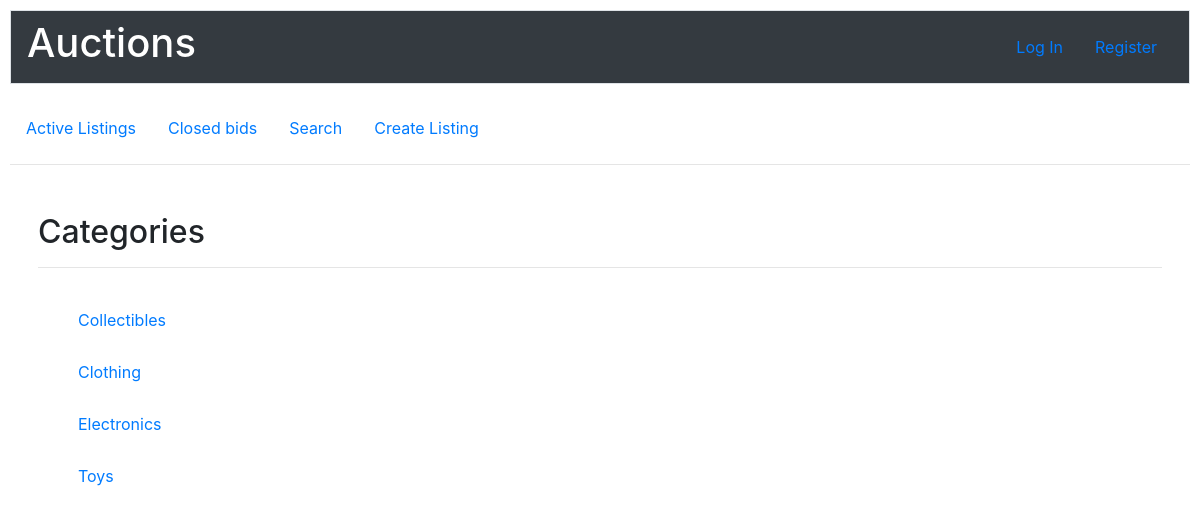
The page /search on the database as committed earlier.
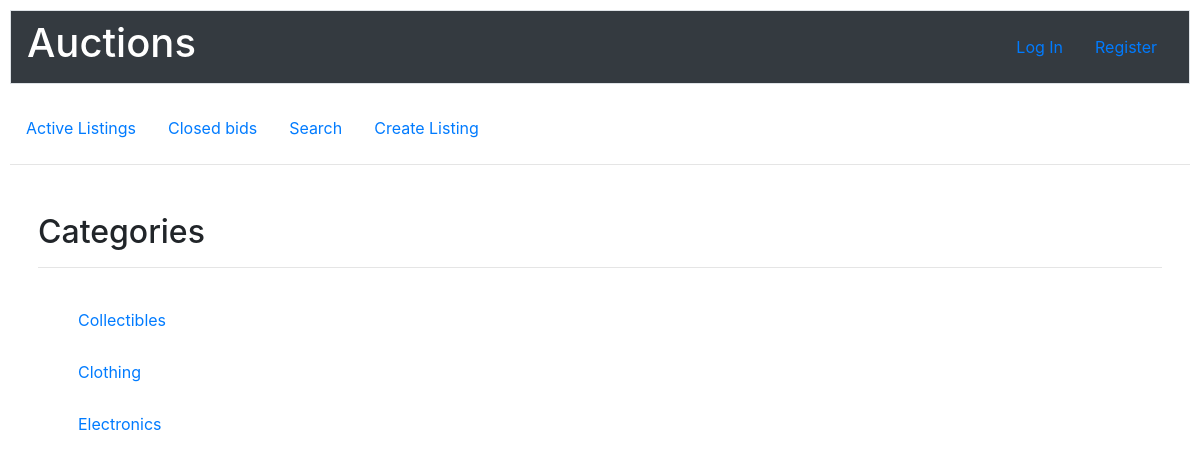
The same page on the database as committed later.
### auctions/models.py (models this page shows)
class Listing(models.Model):
    title = models.CharField(max_length=64)
    price = models.IntegerField()
    heighest_bid = models.IntegerField()
    description = models.CharField(max_length=1000)
    category = models.CharField(max_length=64)
    image = models.URLField(blank=True, null=True)
    creator_id = models.IntegerField()
    time = models.DateTimeField(auto_now_add=True)

### auctions/views.py (the view)
# urls.py: path("search", views.search, name="search"),
def search(request):
    categories = Listing.objects.all()
    cat = []
    for c in categories:
        if c.category not in cat:
            cat.append(c.category)
    return render(request, "auctions/categories.html", {
        "categories": cat
    })

### auctions/templates/auctions/categories.html
{% extends "auctions/layout.html" %}
{% block body %}
    <h2>Categories</h2><hr><br>
        <ul>
            {% for cat in categories %}
            <li class="media">
                <div class="media-body" style="text-align: left;">
                    <p class="mt-0 mb-1"><a href="{% url 'categories' cat%}">{{ cat }}</a></p>
                </div>
            </li><br>
            {% endfor %}
        </ul>
{% endblock %}

Rows that differ between the two databases and show on the page:
removed Listing: categories "Toys"
